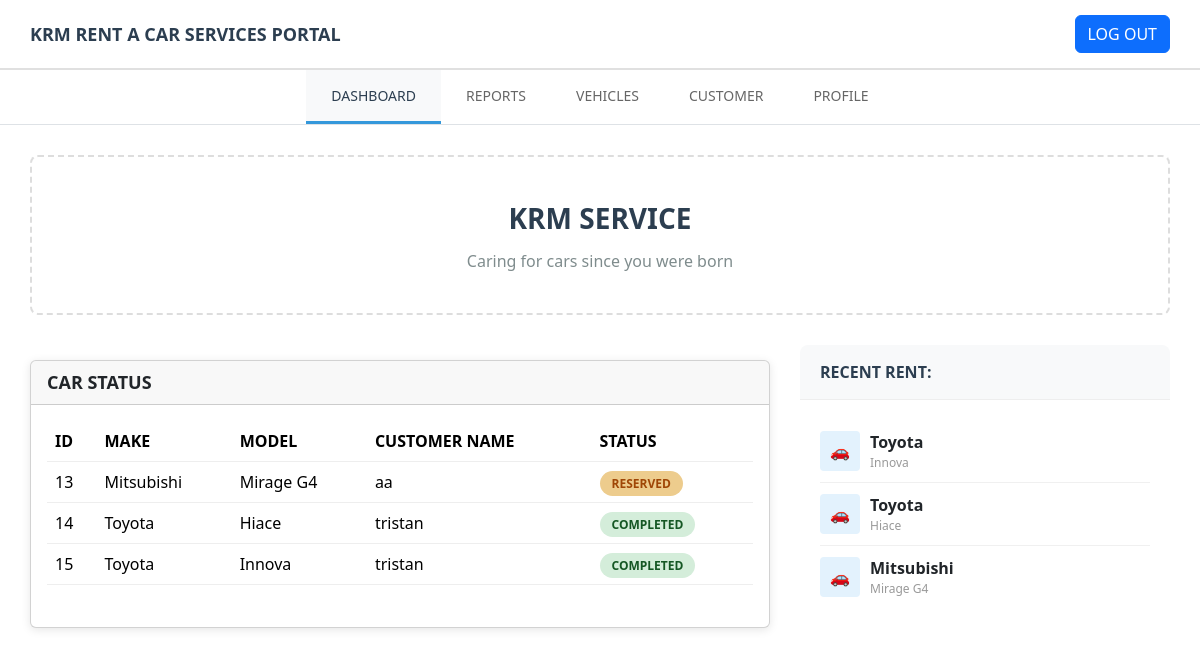
The page /admin/admin.php?fresh_login=true (signed in) on the database its author committed.
### tables this page shows
CREATE TABLE `cars` (
  `id` int(11) NOT NULL,
  `make` varchar(255) NOT NULL,
  `model` varchar(255) NOT NULL,
  `year` int(11) NOT NULL,
  `color` varchar(255) NOT NULL,
  `engine` varchar(255) NOT NULL,
  `transmission` varchar(255) NOT NULL,
  `fuel_economy` varchar(255) NOT NULL,
  `seating_capacity` varchar(255) NOT NULL,
  `safety_features` text NOT NULL,
  `additional_features` text NOT NULL,
  `price` decimal(10,2) NOT NULL,
  `image_path` varchar(255) NOT NULL,
  `status` enum('available','rented','maintenance','unavailable') NOT NULL DEFAULT 'available'
);

### admin/admin.php (the view, shortened to what this page needs)
<?php
include '../conn.php';
$car_status_data = [];
$sql_car_status = "
        SELECT
            c.id AS car_id,
            c.model,
            c.make,
            COALESCE(r_latest.status, 'available') AS status, -- Use latest active reservation status, or 'available'
            cust.name AS customer_name
        FROM
            cars c
        LEFT JOIN (
            SELECT
                res.car_id,
                res.customer_id,
                res.status,
                res.created_at
            FROM
                reservations res
            INNER JOIN (
                SELECT
                    car_id,
                    MAX(created_at) AS max_created_at
                FROM
                    reservations
                WHERE
                    -- IMPORTANT: Included 'completed' and 'cancelled' to show their status on the dashboard
                    -- If a car's latest reservation is completed or cancelled, it will now show that status.
                    -- If a car has no reservations or its latest is one of these, it will default to 'available'
                    -- via COALESCE if this WHERE clause only included active states.
                    -- By including them here, we ensure that if the *most recent* status is completed/cancelled, it shows.
                    status IN ('pending', 'reserved', 'in-route', 'completed', 'cancelled')
                GROUP BY
                    car_id
            ) AS latest_active ON res.car_id = latest_active.car_id AND res.created_at = latest_active.max_created_at
        ) AS r_latest ON c.id = r_latest.car_id
        LEFT JOIN
            customers cust ON r_latest.customer_id = cust.id
        ORDER BY
            c.id ASC;
    ";
$result_car_status = mysqli_query($conn, $sql_car_status);
if ($result_car_status) {
    while ($row = mysqli_fetch_assoc($result_car_status)) {
        $customer_name_display = $row['customer_name'] ? htmlspecialchars($row['customer_name']) : 'N/A';
        $car_status_data[] = [
            'id' => $row['car_id'],
            'model' => htmlspecialchars($row['model']),
            'make' => htmlspecialchars($row['make']),
            'status' => htmlspecialchars($row['status']),
            'customer_name' => $customer_name_display
        ];
    }
} else {
    error_log('Error fetching car status: ' . mysqli_error($conn));
}
$recent_rents_data = [];
$sql_recent_rents = "SELECT make, model FROM cars ORDER BY id DESC";
$result_recent_rents = mysqli_query($conn, $sql_recent_rents);
if ($result_recent_rents) {
    while ($row = mysqli_fetch_assoc($result_recent_rents)) {
        $recent_rents_data[] = [
            'make' => htmlspecialchars($row['make']),
            'model' => htmlspecialchars($row['model'])
        ];
    }
} else {
    error_log('Error fetching recent rents: ' . mysqli_error($conn));
}
?>
<!DOCTYPE html>
<html lang="en">
<head>
    <link rel="stylesheet" href="admin.css">
    <link rel="stylesheet" href="../css/bootstrap.min.css">
</head>
<body>
    <header class="header">
        <div class="logo">KRM RENT A CAR SERVICES PORTAL</div>
        <div class="header-buttons">
            <button class="btn btn-primary" name="logout" onclick="log_out()">LOG OUT</button>
        </div>
    </header>
    <nav class="nav-tabs" id="navBar">
        <button class="nav-tab active" onclick="showTab('dashboard')">DASHBOARD</button>
        <button class="nav-tab" onclick="showTab('reservation')">REPORTS</button>
        <button class="nav-tab" onclick="showTab('vehicles')">VEHICLES</button>
        <button class="nav-tab" onclick="showTab('customer')">CUSTOMER</button>
        <button class="nav-tab" onclick="showTab('profile')">PROFILE</button>
    </nav>
    <main class="main-content" id="main-content">
        <div id="dashboard-tab" class="tab-content active">
            <div class="hero-section">
                <div class="hero-title">KRM SERVICE</div>
                <div class="hero-subtitle">Caring for cars since you were born</div>
            </div>
            <div class="dashboard-grid">
                <div class="card">
                    <div class="card-header">CAR STATUS</div>
                    <div class="card-body">
                        <table class="table">
                            <thead>
                                <tr>
                                    <th>ID</th>
                                    <th>MAKE</th>
                                    <th>MODEL</th>
                                    <th>CUSTOMER NAME</th>
                                    <th>STATUS</th>
                                </tr>
                            </thead>
                            <tbody>
                                <?php if (empty($car_status_data)): ?>
                                    <tr>
                                        <td colspan="5">No car status data available.</td>
                                    </tr>
                                <?php else: ?>
                                    <?php foreach ($car_status_data as $car): ?>
                                        <tr>
                                            <td><?php echo $car['id']; ?></td>
                                            <td><?php echo $car['make']; ?></td>
                                            <td><?php echo $car['model']; ?></td>
                                            <td><?php echo $car['customer_name'] ?></td>
                                            <td>
                                                <?php
                                                $status_class = '';
                                                switch (strtolower($car['status'])) {
                                                    case 'completed':
                                                        $status_class = 'status-completed';
                                                        break;
                                                    case 'reserved':
                                                        $status_class = 'status-reserved';
                                                        break;
                                                }
                                                echo '<span class="status-badge ' . $status_class . '">' . strtoupper($car['status']) . '</span>';
                                                ?>
                                            </td>
                                        </tr>
                                    <?php endforeach; ?>
                                <?php endif; ?>
                            </tbody>
                        </table>
                    </div>
                </div>
                <div class="sidebar">
                    <div class="sidebar-section">
                        <div class="sidebar-title">RECENT RENT:</div>
                        <div class="sidebar-content">
                            <?php if (empty($recent_rents_data)): ?>
                                <div class="recent-item">No recent rents to display.</div>
                            <?php else: ?>
                                <?php foreach ($recent_rents_data as $rent): ?>
                                    <div class="recent-item">
                                        <div class="car-icon">🚗</div>
                                        <div>
                                            <div style="font-weight: bold"><?php echo $rent['make']; ?></div>
                                            <div style="font-size: 12px; color: #999"><?php echo $rent['model']; ?></div>
                                        </div>
                                    </div>
                                <?php endforeach; ?>
                            <?php endif; ?>
                        </div>
                    </div>
                </div>
            </div>
        </div>
    </main>
</body>
</html>

### admin/admin.css (style rules this page uses)
* { margin: 0; padding: 0; box-sizing: border-box; }
body { font-family: "Segoe UI", Tahoma, Geneva, Verdana, sans-serif; background-color: #f5f5f5; color: #333; }
.header { background: white; padding: 15px 30px; border-bottom: 2px solid #e0e0e0; display: flex; justify-content: space-between; align-items: center; box-shadow: 0 2px 4px rgba(0, 0, 0, 0.1); }
.logo { font-size: 18px; font-weight: bold; color: #2c3e50; }
.header-buttons { display: flex; gap: 10px; transition: all 0.2s ease; }
.btn { padding: 8px 16px; border: 1px solid #ddd; background: white; cursor: pointer; border-radius: 4px; font-size: 14px; transition: all 0.3s ease; }
.btn-primary { background: #e74c3c; color: white; }
.nav-tabs { display: flex; justify-content: center; align-items: center; background: white; padding: 0 30px; border-bottom: 1px solid #ddd; gap: 0; }
.nav-tab { padding: 15px 25px; background: none; border: none; cursor: pointer; font-size: 14px; color: #666; border-bottom: 3px solid transparent; transition: all 0.3s ease; }
.nav-tab.active { color: #2c3e50; border-bottom-color: #3498db; background: #f8f9fa; }
.main-content { padding: 30px; max-width: 1400px; margin: 0 auto; }
.hero-section { background: white; padding: 40px; text-align: center; border: 2px dashed #ddd; margin-bottom: 30px; border-radius: 8px; }
.hero-title { font-size: 28px; color: #2c3e50; margin-bottom: 10px; font-weight: bold; }
.hero-subtitle { color: #7f8c8d; font-size: 16px; }
.dashboard-grid { display: grid; grid-template-columns: 2fr 1fr; gap: 30px; margin-bottom: 30px; }
.card { background: white; border-radius: 8px; box-shadow: 0 2px 10px rgba(0, 0, 0, 0.1); overflow: auto; margin-top: 15px; }
.card-header { padding: 20px; border-bottom: 1px solid #eee; font-weight: bold; color: #2c3e50; font-size: 18px; }
.card-body { padding: 30px; }
.table { width: 100%; border-collapse: collapse; background: white; overflow: auto; }
.table th, .table td { padding: 12px; text-align: left; border-bottom: 1px solid #eee; }
.table th { background: #f8f9fa; font-weight: bold; color: #2c3e50; }
.status-badge { padding: 4px 12px; border-radius: 20px; font-size: 12px; font-weight: bold; }
.status-completed { background: #d4edda; color: #155724; }
.status-reserved { background: rgb(237, 204, 141); color: rgb(159, 70, 6); }
.sidebar { background: white; border-radius: 8px; padding: 0; overflow: hidden; }
.sidebar-section { border-bottom: 1px solid #eee; }
.sidebar-section:last-child { border-bottom: none; }
.sidebar-title { padding: 15px 20px; background: #f8f9fa; font-weight: bold; color: #2c3e50; border-bottom: 1px solid #eee; }
.sidebar-content { padding: 20px; }
.recent-item { display: flex; align-items: center; gap: 10px; padding: 10px 0; border-bottom: 1px solid #f0f0f0; }
.recent-item:last-child { border-bottom: none; }
.car-icon { width: 40px; height: 40px; background: #e3f2fd; border-radius: 4px; display: flex; align-items: center; justify-content: center; color: #1976d2; }

### rows shown on the page
cars: id "13", make "Mitsubishi", model "Mirage G4", customer_name "aa", status "RESERVED"
cars: id "14", make "Toyota", model "Hiace", customer_name "tristan", status "COMPLETED"
cars: id "15", make "Toyota", model "Innova", customer_name "tristan", status "COMPLETED"
